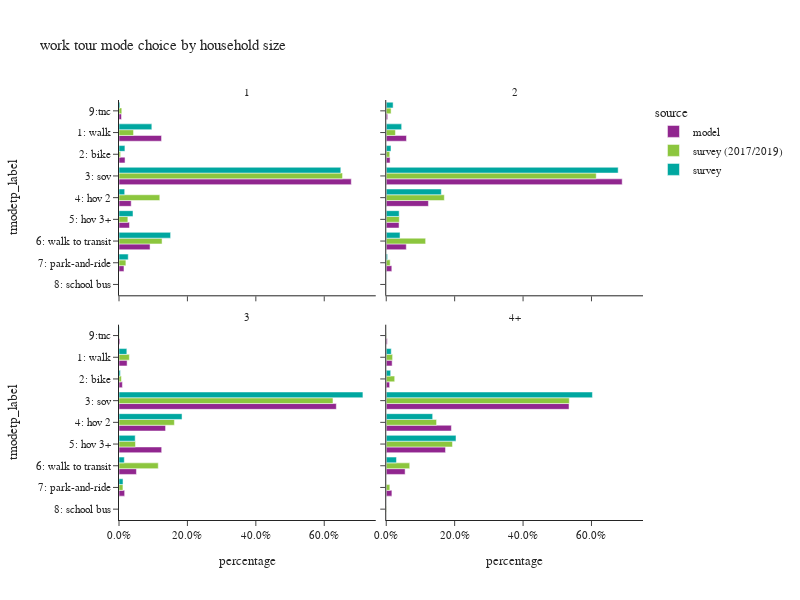

The code cell stored with this chart in its notebook:
### Code cell
plot_mode_choice(wk_tour,"hhsize_4+",
                 {"hhsize_4+":["1","2","3","4+"],
                  "tmodetp_label":["1: walk","2: bike","3: sov","4: hov 2","5: hov 3+","6: walk to transit",
                                   "7: park-and-ride","8: school bus","9: other–survey only"]},
                 "household size",2,600)

### Figure 1 — Plotly figure (JSON) as saved in the notebook; plotly's stock layout.template omitted (floating-point values rounded to 4 significant figures)
{"data": [{"alignmentgroup": "True", "customdata": [[22140], [3142], [120898], [6351], [5450], [16163], [2594], [1296]], "hovertemplate": "source=model<br>hhsize_4+=1<br>percentage=%{x}<br>tmodetp_label=%{y}<br>sample count=%{customdata[0]}<extra></extra>", "legendgroup": "model", "marker": {"color": "#91268F", "pattern": {"shape": ""}}, "name": "model", "offsetgroup": "model", "orientation": "h", "showlegend": true, "textposition": "auto", "type": "bar", "x": [0.1244, 0.01765, 0.6791, 0.03567, 0.03061, 0.09079, 0.01457, 0.00728], "xaxis": "x3", "y": ["1: walk", "2: bike", "3: sov", "4: hov 2", "5: hov 3+", "6: walk to transit", "7: park-and-ride", "9:tnc"], "yaxis": "y3"}, {"alignmentgroup": "True", "customdata": [[25647], [4849], [298933], [53433], [16241], [25400], [7063], [1802]], "hovertemplate": "source=model<br>hhsize_4+=2<br>percentage=%{x}<br>tmodetp_label=%{y}<br>sample count=%{customdata[0]}<extra></extra>", "legendgroup": "model", "marker": {"color": "#91268F", "pattern": {"shape": ""}}, "name": "model", "offsetgroup": "model", "orientation": "h", "showlegend": false, "textposition": "auto", "type": "bar", "x": [0.05918, 0.01119, 0.6898, 0.1233, 0.03748, 0.05861, 0.0163, 0.004158], "xaxis": "x4", "y": ["1: walk", "2: bike", "3: sov", "4: hov 2", "5: hov 3+", "6: walk to transit", "7: park-and-ride", "9:tnc"], "yaxis": "y4"}, {"alignmentgroup": "True", "customdata": [[6130], [2563], [164418], [35232], [32292], [13189], [4274], [696]], "hovertemplate": "source=model<br>hhsize_4+=3<br>percentage=%{x}<br>tmodetp_label=%{y}<br>sample count=%{customdata[0]}<extra></extra>", "legendgroup": "model", "marker": {"color": "#91268F", "pattern": {"shape": ""}}, "name": "model", "offsetgroup": "model", "orientation": "h", "showlegend": false, "textposition": "auto", "type": "bar", "x": [0.02369, 0.009904, 0.6353, 0.1361, 0.1248, 0.05096, 0.01652, 0.002689], "xaxis": "x", "y": ["1: walk", "2: bike", "3: sov", "4: hov 2", "5: hov 3+", "6: walk to transit", "7: park-and-ride", "9:tnc"], "yaxis": "y"}, {"alignmentgroup": "True", "customdata": [[8414], [4843], [260750], [92938], [84577], [26930], [8073], [1434]], "hovertemplate": "source=model<br>hhsize_4+=4+<br>percentage=%{x}<br>tmodetp_label=%{y}<br>sample count=%{customdata[0]}<extra></extra>", "legendgroup": "model", "marker": {"color": "#91268F", "pattern": {"shape": ""}}, "name": "model", "offsetgroup": "model", "orientation": "h", "showlegend": false, "textposition": "auto", "type": "bar", "x": [0.01724, 0.009925, 0.5344, 0.1905, 0.1733, 0.05519, 0.01654, 0.002939], "xaxis": "x2", "y": ["1: walk", "2: bike", "3: sov", "4: hov 2", "5: hov 3+", "6: walk to transit", "7: park-and-ride", "9:tnc"], "yaxis": "y2"}, {"alignmentgroup": "True", "customdata": [[196], [45], [541], [73], [29], [476], [18], [21]], "hovertemplate": "source=survey (2017/2019)<br>hhsize_4+=1<br>percentage=%{x}<br>tmodetp_label=%{y}<br>sample count=%{customdata[0]}<extra></extra>", "legendgroup": "survey (2017/2019)", "marker": {"color": "#8CC63E", "pattern": {"shape": ""}}, "name": "survey (2017/2019)", "offsetgroup": "survey (2017/2019)", "orientation": "h", "showlegend": true, "textposition": "auto", "type": "bar", "x": [0.0425, 0.00464, 0.6535, 0.1193, 0.02588, 0.1259, 0.02014, 0.008144], "xaxis": "x3", "y": ["1: walk", "2: bike", "3: sov", "4: hov 2", "5: hov 3+", "6: walk to transit", "7: park-and-ride", "9:tnc"], "yaxis": "y3"}, {"alignmentgroup": "True", "customdata": [[226], [90], [1035], [295], [67], [760], [34], [1], [35]], "hovertemplate": "source=survey (2017/2019)<br>hhsize_4+=2<br>percentage=%{x}<br>tmodetp_label=%{y}<br>sample count=%{customdata[0]}<extra></extra>", "legendgroup": "survey (2017/2019)", "marker": {"color": "#8CC63E", "pattern": {"shape": ""}}, "name": "survey (2017/2019)", "offsetgroup": "survey (2017/2019)", "orientation": "h", "showlegend": false, "textposition": "auto", "type": "bar", "x": [0.02686, 0.01025, 0.6139, 0.1698, 0.03827, 0.1152, 0.01145, 5.235e-05, 0.01419], "xaxis": "x4", "y": ["1: walk", "2: bike", "3: sov", "4: hov 2", "5: hov 3+", "6: walk to transit", "7: park-and-ride", "8: school bus", "9:tnc"], "yaxis": "y4"}, {"alignmentgroup": "True", "customdata": [[29], [24], [310], [133], [57], [172], [14], [1], [7]], "hovertemplate": "source=survey (2017/2019)<br>hhsize_4+=3<br>percentage=%{x}<br>tmodetp_label=%{y}<br>sample count=%{customdata[0]}<extra></extra>", "legendgroup": "survey (2017/2019)", "marker": {"color": "#8CC63E", "pattern": {"shape": ""}}, "name": "survey (2017/2019)", "offsetgroup": "survey (2017/2019)", "orientation": "h", "showlegend": false, "textposition": "auto", "type": "bar", "x": [0.03031, 0.006963, 0.6256, 0.1619, 0.04817, 0.1148, 0.01153, 6.611e-06, 0.0007561], "xaxis": "x", "y": ["1: walk", "2: bike", "3: sov", "4: hov 2", "5: hov 3+", "6: walk to transit", "7: park-and-ride", "8: school bus", "9:tnc"], "yaxis": "y"}, {"alignmentgroup": "True", "customdata": [[22], [32], [276], [90], [104], [110], [17], [2], [1]], "hovertemplate": "source=survey (2017/2019)<br>hhsize_4+=4+<br>percentage=%{x}<br>tmodetp_label=%{y}<br>sample count=%{customdata[0]}<extra></extra>", "legendgroup": "survey (2017/2019)", "marker": {"color": "#8CC63E", "pattern": {"shape": ""}}, "name": "survey (2017/2019)", "offsetgroup": "survey (2017/2019)", "orientation": "h", "showlegend": false, "textposition": "auto", "type": "bar", "x": [0.01861, 0.0247, 0.5352, 0.1471, 0.1936, 0.06864, 0.01049, 0.0008601, 0.0007013], "xaxis": "x2", "y": ["1: walk", "2: bike", "3: sov", "4: hov 2", "5: hov 3+", "6: walk to transit", "7: park-and-ride", "8: school bus", "9:tnc"], "yaxis": "y2"}, {"alignmentgroup": "True", "customdata": [[71], [34], [258], [12], [12], [110], [9], [6]], "hovertemplate": "source=survey<br>hhsize_4+=1<br>percentage=%{x}<br>tmodetp_label=%{y}<br>sample count=%{customdata[0]}<extra></extra>", "legendgroup": "survey", "marker": {"color": "#00A7A0", "pattern": {"shape": ""}}, "name": "survey", "offsetgroup": "survey", "orientation": "h", "showlegend": true, "textposition": "auto", "type": "bar", "x": [0.09597, 0.01731, 0.6485, 0.01665, 0.04092, 0.1508, 0.02698, 0.002867], "xaxis": "x3", "y": ["1: walk", "2: bike", "3: sov", "4: hov 2", "5: hov 3+", "6: walk to transit", "7: park-and-ride", "9:tnc"], "yaxis": "y3"}, {"alignmentgroup": "True", "customdata": [[52], [51], [418], [99], [15], [107], [7], [5]], "hovertemplate": "source=survey<br>hhsize_4+=2<br>percentage=%{x}<br>tmodetp_label=%{y}<br>sample count=%{customdata[0]}<extra></extra>", "legendgroup": "survey", "marker": {"color": "#00A7A0", "pattern": {"shape": ""}}, "name": "survey", "offsetgroup": "survey", "orientation": "h", "showlegend": false, "textposition": "auto", "type": "bar", "x": [0.04508, 0.01389, 0.678, 0.161, 0.03777, 0.04029, 0.003874, 0.0201], "xaxis": "x4", "y": ["1: walk", "2: bike", "3: sov", "4: hov 2", "5: hov 3+", "6: walk to transit", "7: park-and-ride", "9:tnc"], "yaxis": "y4"}, {"alignmentgroup": "True", "customdata": [[13], [11], [140], [33], [11], [22], [1], [1]], "hovertemplate": "source=survey<br>hhsize_4+=3<br>percentage=%{x}<br>tmodetp_label=%{y}<br>sample count=%{customdata[0]}<extra></extra>", "legendgroup": "survey", "marker": {"color": "#00A7A0", "pattern": {"shape": ""}}, "name": "survey", "offsetgroup": "survey", "orientation": "h", "showlegend": false, "textposition": "auto", "type": "bar", "x": [0.02293, 0.003984, 0.7131, 0.1843, 0.04732, 0.01549, 0.01174, 0.00114], "xaxis": "x", "y": ["1: walk", "2: bike", "3: sov", "4: hov 2", "5: hov 3+", "6: walk to transit", "7: park-and-ride", "9:tnc"], "yaxis": "y"}, {"alignmentgroup": "True", "customdata": [[7], [12], [163], [32], [40], [15]], "hovertemplate": "source=survey<br>hhsize_4+=4+<br>percentage=%{x}<br>tmodetp_label=%{y}<br>sample count=%{customdata[0]}<extra></extra>", "legendgroup": "survey", "marker": {"color": "#00A7A0", "pattern": {"shape": ""}}, "name": "survey", "offsetgroup": "survey", "orientation": "h", "showlegend": false, "textposition": "auto", "type": "bar", "x": [0.01463, 0.01297, 0.6028, 0.1357, 0.2039, 0.02994], "xaxis": "x2", "y": ["1: walk", "2: bike", "3: sov", "4: hov 2", "5: hov 3+", "6: walk to transit"], "yaxis": "y2"}], "layout": {"annotations": [{"font": {}, "showarrow": false, "text": "3", "x": 0.245, "xanchor": "center", "xref": "paper", "y": 0.465, "yanchor": "bottom", "yref": "paper"}, {"font": {}, "showarrow": false, "text": "4+", "x": 0.755, "xanchor": "center", "xref": "paper", "y": 0.465, "yanchor": "bottom", "yref": "paper"}, {"font": {}, "showarrow": false, "text": "1", "x": 0.245, "xanchor": "center", "xref": "paper", "y": 1.0, "yanchor": "bottom", "yref": "paper"}, {"font": {}, "showarrow": false, "text": "2", "x": 0.755, "xanchor": "center", "xref": "paper", "y": 1.0, "yanchor": "bottom", "yref": "paper"}], "barmode": "group", "height": 600, "legend": {"title": {"text": "source"}, "tracegroupgap": 0}, "title": {"text": "work tour mode choice by household size"}, "width": 800, "xaxis": {"anchor": "y", "domain": [0.0, 0.49], "tickformat": ".1%", "title": {"text": "percentage"}}, "xaxis2": {"anchor": "y2", "domain": [0.51, 1.0], "matches": "x", "tickformat": ".1%", "title": {"text": "percentage"}}, "xaxis3": {"anchor": "y3", "domain": [0.0, 0.49], "matches": "x", "showticklabels": false, "tickformat": ".1%"}, "xaxis4": {"anchor": "y4", "domain": [0.51, 1.0], "matches": "x", "showticklabels": false, "tickformat": ".1%"}, "yaxis": {"anchor": "x", "categoryarray": ["9: other–survey only", "8: school bus", "7: park-and-ride", "6: walk to transit", "5: hov 3+", "4: hov 2", "3: sov", "2: bike", "1: walk"], "categoryorder": "array", "domain": [0.0, 0.465], "title": {"text": "tmodetp_label"}}, "yaxis2": {"anchor": "x2", "domain": [0.0, 0.465], "matches": "y", "showticklabels": false}, "yaxis3": {"anchor": "x3", "categoryarray": ["9: other–survey only", "8: school bus", "7: park-and-ride", "6: walk to transit", "5: hov 3+", "4: hov 2", "3: sov", "2: bike", "1: walk"], "categoryorder": "array", "domain": [0.535, 1.0], "matches": "y", "title": {"text": "tmodetp_label"}}, "yaxis4": {"anchor": "x4", "domain": [0.535, 1.0], "matches": "y", "showticklabels": false}}}
